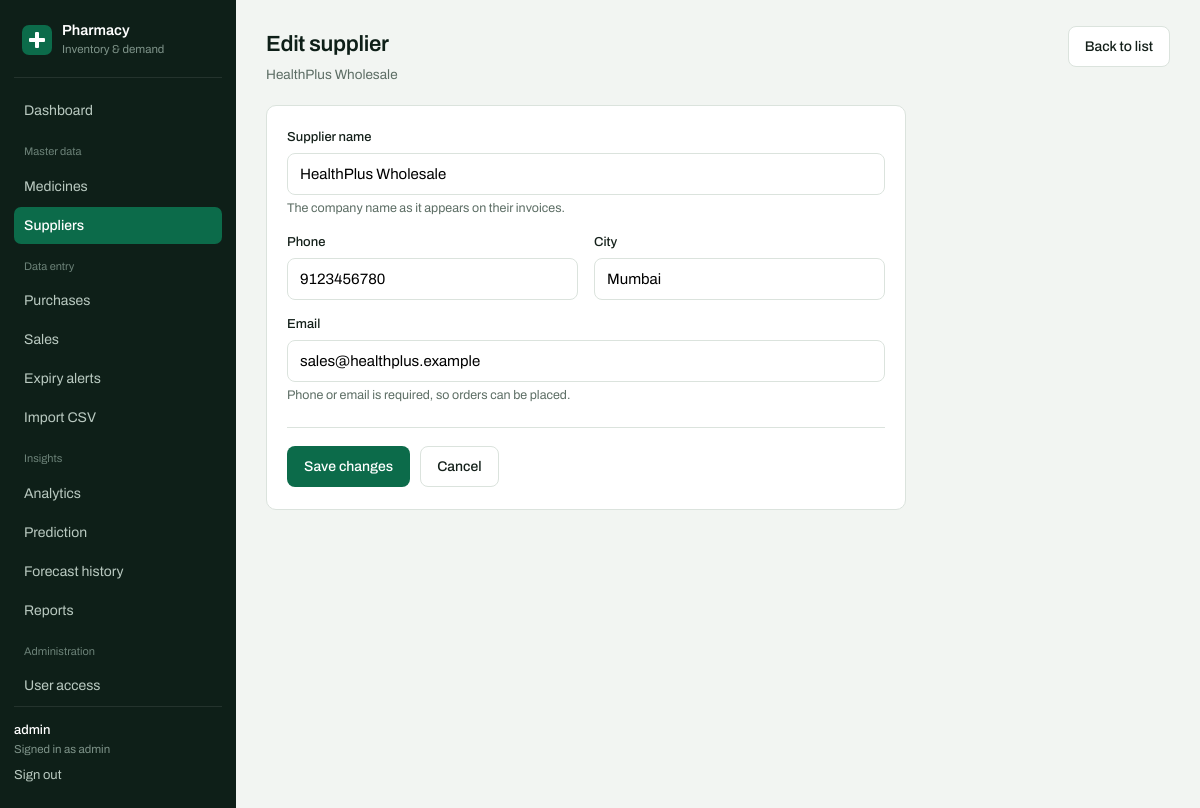
The page /suppliers/2/edit (signed in) on the database its author committed.
### models.py (models this page shows, shortened)
class Supplier(db.Model):
    __tablename__ = "suppliers"
    supplier_id = db.Column(db.Integer, primary_key=True)
    supplier_name = db.Column(db.String(120), nullable=False)
    phone = db.Column(db.String(20))
    email = db.Column(db.String(120))
    city = db.Column(db.String(60))
    purchases = db.relationship("Purchase", back_populates="supplier")

### app.py (the view, shortened to what this page needs)
@app.route("/suppliers/<int:supplier_id>/edit", methods=["GET", "POST"])
@admin_required
def supplier_edit(supplier_id):
    supplier = Supplier.query.get_or_404(supplier_id)
    values = {"supplier_name": supplier.supplier_name, "phone": supplier.phone,
              "email": supplier.email, "city": supplier.city}
    return render_template("supplier_form.html", values=values,
                           heading="Edit supplier",
                           subheading=supplier.supplier_name,
                           submit_label="Save changes")

### app.py (called while the page is built)
def admin_required(view):
    @wraps(view)
    def wrapped(*args, **kwargs):
        if "user_id" not in session:
            flash("Please log in first.", "warning")
            return redirect(url_for("login"))
        if session.get("role") != "admin":
            flash("That page is for administrators only.", "danger")
            return redirect(url_for("dashboard"))
        return view(*args, **kwargs)
    return wrapped

@app.context_processor
def inject_user():
    return {"current_user": {"username": session.get("username"),
                             "role": session.get("role")}}

### templates/supplier_form.html (shortened to what this page needs)
{% extends "base.html" %}
{% block content %}
<div class="page-head">
  <div>
    <h1>{{ heading }}</h1>
    <p>{{ subheading }}</p>
  </div>
  <a class="btn btn-quiet" href="{{ url_for('suppliers') }}">Back to list</a>
</div>
<section class="panel form-panel">
  <form method="POST" novalidate>
    <div class="field">
      <label for="supplier_name">Supplier name</label>
      <input id="supplier_name" name="supplier_name" required
             value="{{ values.supplier_name or '' }}">
      <div class="hint">The company name as it appears on their invoices.</div>
    </div>
    <div class="form-row">
      <div class="field">
        <label for="phone">Phone</label>
        <input id="phone" name="phone" value="{{ values.phone or '' }}">
      </div>
      <div class="field">
        <label for="city">City</label>
        <input id="city" name="city" value="{{ values.city or '' }}">
      </div>
    </div>
    <div class="field">
      <label for="email">Email</label>
      <input id="email" name="email" type="email" value="{{ values.email or '' }}">
      <div class="hint">Phone or email is required, so orders can be placed.</div>
    </div>
    <div class="form-actions">
      <button class="btn btn-primary" type="submit">{{ submit_label }}</button>
      <a class="btn btn-quiet" href="{{ url_for('suppliers') }}">Cancel</a>
    </div>
  </form>
</section>
{% endblock %}

### static/css/style.css (style rules this page uses)
:root { --ink: #0E1F18; --ink-soft: #1B332A; --green: #0C6B4A; --green-lift: #118A5F; --green-wash: #E6F1EC; --paper: #F2F5F2; --surface: #FFFFFF; --line: #DBE3DD; --text: #14201A; --muted: #5D6E65; --amber: #9A6407; --amber-wash: #FBF0DC; --red: #A42A1E; --red-wash: #FAE8E5; --sidebar-w: 236px; --radius: 10px; }
* { box-sizing: border-box; }
body { margin: 0; background: var(--paper); color: var(--text); font-family: Archivo, system-ui, -apple-system, "Segoe UI", sans-serif; font-size: 15px; line-height: 1.5; font-variant-numeric: tabular-nums; }
h1, h2, h3, h4, h5 { font-weight: 600; letter-spacing: -0.015em; color: var(--ink); margin: 0; }
a { color: var(--green); }
.page-head { display: flex; align-items: baseline; justify-content: space-between; gap: 16px; margin-bottom: 20px; }
.page-head h1 { font-size: 22px; }
.page-head p { margin: 4px 0 0; color: var(--muted); font-size: 13.5px; }
.panel { background: var(--surface); border: 1px solid var(--line); border-radius: var(--radius); overflow: hidden; }
.btn { display: inline-block; padding: 9px 16px; border: 1px solid transparent; border-radius: 8px; font: inherit; font-weight: 500; font-size: 14px; cursor: pointer; text-decoration: none; }
.btn-primary { background: var(--green); color: #fff; }
.field { margin-bottom: 15px; }
.field label { display: block; font-size: 13px; font-weight: 500; margin-bottom: 5px; }
.field input { width: 100%; padding: 9px 12px; border: 1px solid var(--line); border-radius: 8px; font: inherit; background: #fff; }
.hint { font-size: 12.5px; color: var(--muted); margin-top: 4px; }
.btn-quiet { background: var(--surface); border-color: var(--line); color: var(--text); }
.form-panel { padding: 22px 20px; max-width: 640px; }
.form-row { display: grid; grid-template-columns: 1fr 1fr; gap: 16px; }
.form-actions { display: flex; gap: 10px; margin-top: 22px; padding-top: 18px; border-top: 1px solid var(--line); }

### rows shown on the page
Supplier: supplier_name "HealthPlus Wholesale", phone "9123456780", city "Mumbai", email "sales@healthplus.example"

### other values the page prints
{{ current_user.username }} "admin"
{{ current_user.role }} "admin"
{{ heading }} "Edit supplier"
{{ submit_label }} "Save changes"
